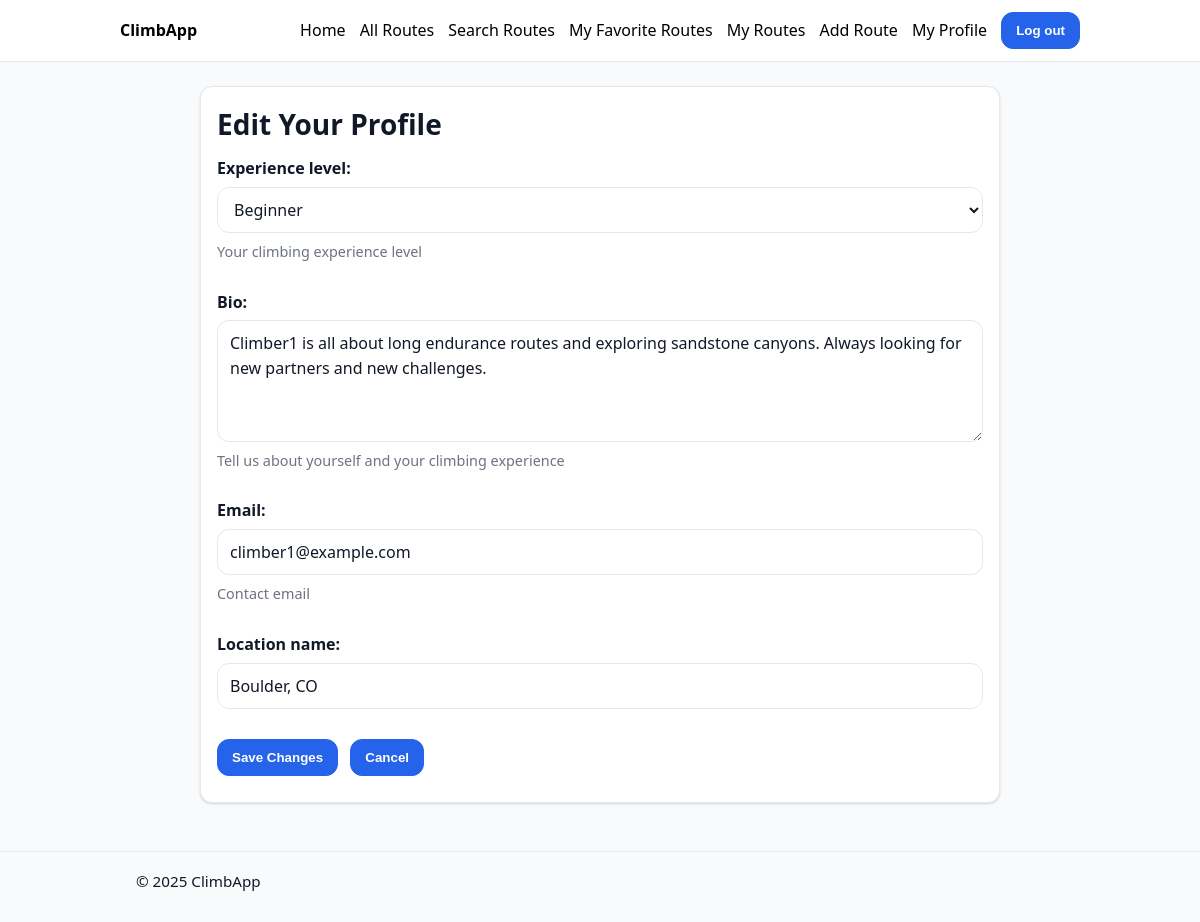
/accounts/profile/edit/ (signed in), run on the app's committed database.
### accounts/models.py (models this page shows, shortened)
class UserProfile(models.Model):
    EXPERIENCE_CHOICES = [
        ('beginner', 'Beginner'),
        ('intermediate', 'Intermediate'),
        ('advanced', 'Advanced'),
        ('expert', 'Expert'),
    ]
    user = models.OneToOneField(
        settings.AUTH_USER_MODEL,
        on_delete=models.CASCADE,
        related_name="profile"
    )
    experience_level = models.CharField(
        max_length=20,
        choices=EXPERIENCE_CHOICES,
        default='beginner',
        help_text="Your climbing experience level"
    )
    bio = models.TextField(
        blank=True,
        max_length=500,
        help_text="Tell us about yourself and your climbing experience"
    )
    email = models.EmailField(
        blank=True,
        help_text="Contact email"
    )
    latitude = models.FloatField(blank=True, null=True)
    longitude = models.FloatField(blank=True, null=True)
    location_name = models.CharField(
        max_length=200,
        blank=True,
        help_text="e.g., Boulder, CO"
    )
    created_at = models.DateTimeField(auto_now_add=True)
    updated_at = models.DateTimeField(auto_now=True)

### accounts/views.py (the view)
# urls.py: path("profile/edit/", ProfileEditView.as_view(), name="profile_edit"),
class ProfileEditView(LoginRequiredMixin, UpdateView):
    model = UserProfile
    form_class = UserProfileForm
    template_name = "accounts/profile_edit.html"
    success_url = reverse_lazy("accounts:profile")
    def get_object(self):
        return self.request.user.profile

### accounts/forms.py
class UserProfileForm(forms.ModelForm):
    class Meta:
        model = UserProfile
        fields = ['experience_level', 'bio', 'email', 'location_name', 'latitude', 'longitude']
        widgets = {
            'experience_level': forms.Select(attrs={'class': 'form-control'}),
            'bio': forms.Textarea(attrs={
                'class': 'form-control',
                'rows': 4,
                'placeholder': 'Tell us about yourself and your climbing experience...'
            }),
            'email': forms.EmailInput(attrs={
                'class': 'form-control',
                'placeholder': 'your.email@example.com'
            }),
            'location_name': forms.TextInput(attrs={
                'class': 'form-control',
                'placeholder': 'e.g., Boulder, CO'
            }),
            'latitude': forms.HiddenInput(),
            'longitude': forms.HiddenInput(),
        }

### templates/accounts/profile_edit.html (shortened to what this page needs)
{% extends "base.html" %}
{% block content %}
  <div class="card" style="max-width:800px; margin:0 auto;">
    <h1>Edit Your Profile</h1>
    <form method="post">
      <div class="form-grid" style="grid-template-columns:1fr;">
        <div class="field">
          {{ form.experience_level.label_tag }}
          {{ form.experience_level }}
          <p class="field-help">{{ form.experience_level.help_text }}</p>
        </div>
        <div class="field">
          {{ form.bio.label_tag }}
          {{ form.bio }}
          <p class="field-help">{{ form.bio.help_text }}</p>
        </div>
        <div class="field">
          {{ form.email.label_tag }}
          {{ form.email }}
          <p class="field-help">{{ form.email.help_text }}</p>
        </div>
        <div class="field">
          {{ form.location_name.label_tag }}
          {{ form.location_name }}
        </div>
        <p style="margin-top:14px;">
          <button class="btn" type="submit">Save Changes</button>
          <button type="button" class="btn" style="margin-left: 0.5rem;" onclick="window.location.href='{% url 'accounts:profile' %}'"> Cancel </button>
        </p>
      </div>
    </form>
  </div>
{% endblock %}

### static/base.css (style rules this page uses)
* { box-sizing: border-box; }
html, body { height: 100%; }
body { margin: 0; color: #000; background: #f8fafc; font: 16px/1.55 system-ui, -apple-system, Segoe UI, Roboto, Arial, sans-serif; }
:root { --brand-blue: #2563eb; --brand-blue-300: #93c5fd; --border: #e5e7eb; --muted: #6b7280; --overlay-bg: rgba(0,0,0,.7); }
h1, h2, h3 { color: #111827; margin: 0 0 10px; }
h1 { font-size: 1.75rem; }
p { margin: 0 0 10px; color: #111827; }
.card { background: #fff; border: 1px solid var(--border); border-radius: 12px; box-shadow: 0 1px 2px rgba(0,0,0,.06), 0 1px 3px rgba(0,0,0,.1); padding: 16px; }
.btn { display: inline-flex; align-items: center; justify-content: center; padding: 10px 14px; border-radius: 12px; border: 1px solid var(--brand-blue); background: var(--brand-blue); color: #fff !important; font-weight: 600; text-decoration: none; cursor: pointer; }
label { font-weight: 600; color: #111827; }
input, select, textarea { width: 100%; border: 1px solid var(--border); border-radius: 12px; padding: 10px 12px; background: #fff; color: #111827; font: inherit; }
textarea { resize: vertical; min-height: 120px; }
.form-grid { display: grid; gap: 16px; }
.field { display: flex; flex-direction: column; gap: 6px; }
.field .field-help { color: var(--muted); font-size: 0.9rem; margin-top: 2px; }

### data on the page
UserProfile: experience_level "Beginner", bio "Climber1 is all about long endurance routes and exploring sandstone canyons. Always looking for new partners and new challenges.", email "climber1@example.com", location_name "Boulder, CO"
